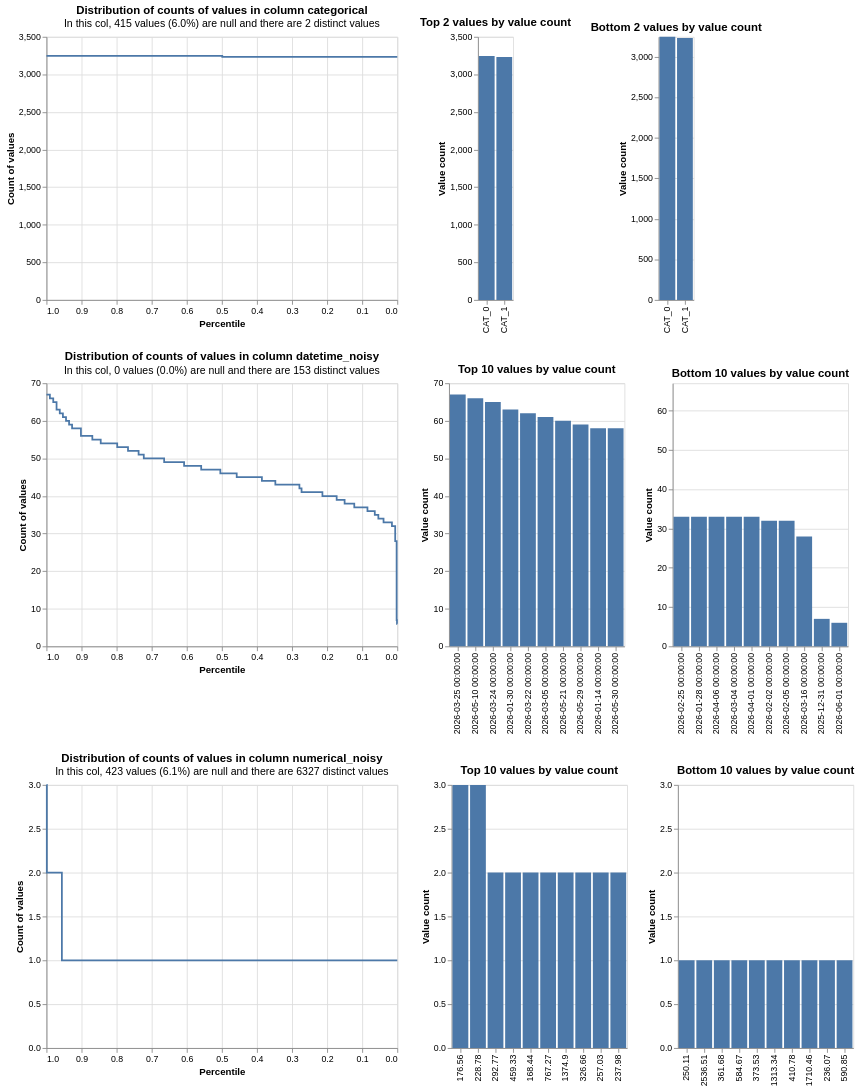

Write notebook code for a chart like this one.
### Code cell
from splink.exploratory import profile_columns

db_api = build_api_with_con(MEM_LIMIT, TEMP_DIR)

profile_columns(
    [df1, df2],
    db_api=db_api,
    column_expressions=[
        "categorical",
        "datetime_noisy",
        "numerical_noisy",
    ],
)

### Figure 1 — Vega-Lite specification as saved in the notebook (floating-point values rounded to 4 significant figures)
{"config": {"view": {"continuousWidth": 400, "continuousHeight": 300}}, "vconcat": [{"hconcat": [{"mark": {"type": "line", "interpolate": "step-before"}, "data": {"values": [{"percentile_ex_nulls": 0.4989, "percentile_inc_nulls": 0.5291, "value_count": 3246, "group_name": "categorical", "total_non_null_rows": 6478, "total_rows_inc_nulls": 6893, "sum_tokens_in_value_count_group": 3246, "distinct_value_count": 2}, {"percentile_ex_nulls": 0.0, "percentile_inc_nulls": 0.06021, "value_count": 3232, "group_name": "categorical", "total_non_null_rows": 6478, "total_rows_inc_nulls": 6893, "sum_tokens_in_value_count_group": 3232, "distinct_value_count": 2}, {"percentile_ex_nulls": 1.0, "percentile_inc_nulls": 1.0, "value_count": 3246, "group_name": "categorical", "total_non_null_rows": 6478, "total_rows_inc_nulls": 6893, "sum_tokens_in_value_count_group": 3246, "distinct_value_count": 2}]}, "encoding": {"tooltip": [{"field": "value_count", "type": "quantitative"}, {"field": "percentile_ex_nulls", "type": "quantitative"}, {"field": "percentile_inc_nulls", "type": "quantitative"}, {"field": "total_non_null_rows", "type": "quantitative"}, {"field": "total_rows_inc_nulls", "type": "quantitative"}], "x": {"field": "percentile_ex_nulls", "sort": "descending", "title": "Percentile", "type": "quantitative"}, "y": {"field": "value_count", "title": "Count of values", "type": "quantitative"}}, "title": {"text": "Distribution of counts of values in column categorical", "subtitle": "In this col, 415 values (6.0%) are null and there are 2 distinct values"}}, {"mark": "bar", "data": {"values": [{"value_count": 3246, "group_name": "categorical", "value": "CAT_0", "total_non_null_rows": 6478, "total_rows_inc_nulls": 6893, "distinct_value_count": 2}, {"value_count": 3232, "group_name": "categorical", "value": "CAT_1", "total_non_null_rows": 6478, "total_rows_inc_nulls": 6893, "distinct_value_count": 2}]}, "encoding": {"tooltip": [{"field": "value", "type": "nominal"}, {"field": "value_count", "type": "quantitative"}, {"field": "total_non_null_rows", "type": "quantitative"}, {"field": "total_rows_inc_nulls", "type": "quantitative"}], "x": {"field": "value", "sort": "-y", "title": null, "type": "nominal"}, "y": {"field": "value_count", "title": "Value count", "type": "quantitative"}}, "title": "Top 2 values by value count"}, {"mark": "bar", "data": {"values": [{"value_count": 3232, "group_name": "categorical", "value": "CAT_1", "total_non_null_rows": 6478, "total_rows_inc_nulls": 6893, "distinct_value_count": 2}, {"value_count": 3246, "group_name": "categorical", "value": "CAT_0", "total_non_null_rows": 6478, "total_rows_inc_nulls": 6893, "distinct_value_count": 2}]}, "encoding": {"tooltip": [{"field": "value", "type": "nominal"}, {"field": "value_count", "type": "quantitative"}, {"field": "total_non_null_rows", "type": "quantitative"}, {"field": "total_rows_inc_nulls", "type": "quantitative"}], "x": {"field": "value", "sort": "-y", "title": null, "type": "nominal"}, "y": {"field": "value_count", "scale": {"domain": [0, 3246]}, "title": "Value count", "type": "quantitative"}}, "title": "Bottom 2 values by value count"}]}, {"hconcat": [{"mark": {"type": "line", "interpolate": "step-before"}, "data": {"values": [{"percentile_ex_nulls": 0.9903, "percentile_inc_nulls": 0.9903, "value_count": 67, "group_name": "datetime_noisy", "total_non_null_rows": 6893, "total_rows_inc_nulls": 6893, "sum_tokens_in_value_count_group": 67, "distinct_value_count": 153}, {"percentile_ex_nulls": 0.9807, "percentile_inc_nulls": 0.9807, "value_count": 66, "group_name": "datetime_noisy", "total_non_null_rows": 6893, "total_rows_inc_nulls": 6893, "sum_tokens_in_value_count_group": 66, "distinct_value_count": 153}, {"percentile_ex_nulls": 0.9713, "percentile_inc_nulls": 0.9713, "value_count": 65, "group_name": "datetime_noisy", "total_non_null_rows": 6893, "total_rows_inc_nulls": 6893, "sum_tokens_in_value_count_group": 65, "distinct_value_count": 153}, {"percentile_ex_nulls": 0.9621, "percentile_inc_nulls": 0.9621, "value_count": 63, "group_name": "datetime_noisy", "total_non_null_rows": 6893, "total_rows_inc_nulls": 6893, "sum_tokens_in_value_count_group": 63, "distinct_value_count": 153}, {"percentile_ex_nulls": 0.9531, "percentile_inc_nulls": 0.9531, "value_count": 62, "group_name": "datetime_noisy", "total_non_null_rows": 6893, "total_rows_inc_nulls": 6893, "sum_tokens_in_value_count_group": 62, "distinct_value_count": 153}, {"percentile_ex_nulls": 0.9443, "percentile_inc_nulls": 0.9443, "value_count": 61, "group_name": "datetime_noisy", "total_non_null_rows": 6893, "total_rows_inc_nulls": 6893, "sum_tokens_in_value_count_group": 61, "distinct_value_count": 153}, {"percentile_ex_nulls": 0.9356, "percentile_inc_nulls": 0.9356, "value_count": 60, "group_name": "datetime_noisy", "total_non_null_rows": 6893, "total_rows_inc_nulls": 6893, "sum_tokens_in_value_count_group": 60, "distinct_value_count": 153}, {"percentile_ex_nulls": 0.927, "percentile_inc_nulls": 0.927, "value_count": 59, "group_name": "datetime_noisy", "total_non_null_rows": 6893, "total_rows_inc_nulls": 6893, "sum_tokens_in_value_count_group": 59, "distinct_value_count": 153}, {"percentile_ex_nulls": 0.9018, "percentile_inc_nulls": 0.9018, "value_count": 58, "group_name": "datetime_noisy", "total_non_null_rows": 6893, "total_rows_inc_nulls": 6893, "sum_tokens_in_value_count_group": 174, "distinct_value_count": 153}, {"percentile_ex_nulls": 0.8693, "percentile_inc_nulls": 0.8693, "value_count": 56, "group_name": "datetime_noisy", "total_non_null_rows": 6893, "total_rows_inc_nulls": 6893, "sum_tokens_in_value_count_group": 224, "distinct_value_count": 153}, {"percentile_ex_nulls": 0.8454, "percentile_inc_nulls": 0.8454, "value_count": 55, "group_name": "datetime_noisy", "total_non_null_rows": 6893, "total_rows_inc_nulls": 6893, "sum_tokens_in_value_count_group": 165, "distinct_value_count": 153}, {"percentile_ex_nulls": 0.7983, "percentile_inc_nulls": 0.7983, "value_count": 54, "group_name": "datetime_noisy", "total_non_null_rows": 6893, "total_rows_inc_nulls": 6893, "sum_tokens_in_value_count_group": 324, "distinct_value_count": 153}, {"percentile_ex_nulls": 0.7676, "percentile_inc_nulls": 0.7676, "value_count": 53, "group_name": "datetime_noisy", "total_non_null_rows": 6893, "total_rows_inc_nulls": 6893, "sum_tokens_in_value_count_group": 212, "distinct_value_count": 153}, {"percentile_ex_nulls": 0.7374, "percentile_inc_nulls": 0.7374, "value_count": 52, "group_name": "datetime_noisy", "total_non_null_rows": 6893, "total_rows_inc_nulls": 6893, "sum_tokens_in_value_count_group": 208, "distinct_value_count": 153}, {"percentile_ex_nulls": 0.7226, "percentile_inc_nulls": 0.7226, "value_count": 51, "group_name": "datetime_noisy", "total_non_null_rows": 6893, "total_rows_inc_nulls": 6893, "sum_tokens_in_value_count_group": 102, "distinct_value_count": 153}, {"percentile_ex_nulls": 0.6646, "percentile_inc_nulls": 0.6646, "value_count": 50, "group_name": "datetime_noisy", "total_non_null_rows": 6893, "total_rows_inc_nulls": 6893, "sum_tokens_in_value_count_group": 400, "distinct_value_count": 153}, {"percentile_ex_nulls": 0.6077, "percentile_inc_nulls": 0.6077, "value_count": 49, "group_name": "datetime_noisy", "total_non_null_rows": 6893, "total_rows_inc_nulls": 6893, "sum_tokens_in_value_count_group": 392, "distinct_value_count": 153}, {"percentile_ex_nulls": 0.559, "percentile_inc_nulls": 0.559, "value_count": 48, "group_name": "datetime_noisy", "total_non_null_rows": 6893, "total_rows_inc_nulls": 6893, "sum_tokens_in_value_count_group": 336, "distinct_value_count": 153}, {"percentile_ex_nulls": 0.5044, "percentile_inc_nulls": 0.5044, "value_count": 47, "group_name": "datetime_noisy", "total_non_null_rows": 6893, "total_rows_inc_nulls": 6893, "sum_tokens_in_value_count_group": 376, "distinct_value_count": 153}, {"percentile_ex_nulls": 0.4577, "percentile_inc_nulls": 0.4577, "value_count": 46, "group_name": "datetime_noisy", "total_non_null_rows": 6893, "total_rows_inc_nulls": 6893, "sum_tokens_in_value_count_group": 322, "distinct_value_count": 153}, {"percentile_ex_nulls": 0.3859, "percentile_inc_nulls": 0.3859, "value_count": 45, "group_name": "datetime_noisy", "total_non_null_rows": 6893, "total_rows_inc_nulls": 6893, "sum_tokens_in_value_count_group": 495, "distinct_value_count": 153}, {"percentile_ex_nulls": 0.3476, "percentile_inc_nulls": 0.3476, "value_count": 44, "group_name": "datetime_noisy", "total_non_null_rows": 6893, "total_rows_inc_nulls": 6893, "sum_tokens_in_value_count_group": 264, "distinct_value_count": 153}, {"percentile_ex_nulls": 0.279, "percentile_inc_nulls": 0.279, "value_count": 43, "group_name": "datetime_noisy", "total_non_null_rows": 6893, "total_rows_inc_nulls": 6893, "sum_tokens_in_value_count_group": 473, "distinct_value_count": 153}, {"percentile_ex_nulls": 0.2729, "percentile_inc_nulls": 0.2729, "value_count": 42, "group_name": "datetime_noisy", "total_non_null_rows": 6893, "total_rows_inc_nulls": 6893, "sum_tokens_in_value_count_group": 42, "distinct_value_count": 153}, {"percentile_ex_nulls": 0.2134, "percentile_inc_nulls": 0.2134, "value_count": 41, "group_name": "datetime_noisy", "total_non_null_rows": 6893, "total_rows_inc_nulls": 6893, "sum_tokens_in_value_count_group": 410, "distinct_value_count": 153}, {"percentile_ex_nulls": 0.1728, "percentile_inc_nulls": 0.1728, "value_count": 40, "group_name": "datetime_noisy", "total_non_null_rows": 6893, "total_rows_inc_nulls": 6893, "sum_tokens_in_value_count_group": 280, "distinct_value_count": 153}, {"percentile_ex_nulls": 0.1502, "percentile_inc_nulls": 0.1502, "value_count": 39, "group_name": "datetime_noisy", "total_non_null_rows": 6893, "total_rows_inc_nulls": 6893, "sum_tokens_in_value_count_group": 156, "distinct_value_count": 153}, {"percentile_ex_nulls": 0.1226, "percentile_inc_nulls": 0.1226, "value_count": 38, "group_name": "datetime_noisy", "total_non_null_rows": 6893, "total_rows_inc_nulls": 6893, "sum_tokens_in_value_count_group": 190, "distinct_value_count": 153}, {"percentile_ex_nulls": 0.08501, "percentile_inc_nulls": 0.08501, "value_count": 37, "group_name": "datetime_noisy", "total_non_null_rows": 6893, "total_rows_inc_nulls": 6893, "sum_tokens_in_value_count_group": 259, "distinct_value_count": 153}, {"percentile_ex_nulls": 0.06412, "percentile_inc_nulls": 0.06412, "value_count": 36, "group_name": "datetime_noisy", "total_non_null_rows": 6893, "total_rows_inc_nulls": 6893, "sum_tokens_in_value_count_group": 144, "distinct_value_count": 153}, {"percentile_ex_nulls": 0.05397, "percentile_inc_nulls": 0.05397, "value_count": 35, "group_name": "datetime_noisy", "total_non_null_rows": 6893, "total_rows_inc_nulls": 6893, "sum_tokens_in_value_count_group": 70, "distinct_value_count": 153}, {"percentile_ex_nulls": 0.03917, "percentile_inc_nulls": 0.03917, "value_count": 34, "group_name": "datetime_noisy", "total_non_null_rows": 6893, "total_rows_inc_nulls": 6893, "sum_tokens_in_value_count_group": 102, "distinct_value_count": 153}, {"percentile_ex_nulls": 0.01523, "percentile_inc_nulls": 0.01523, "value_count": 33, "group_name": "datetime_noisy", "total_non_null_rows": 6893, "total_rows_inc_nulls": 6893, "sum_tokens_in_value_count_group": 165, "distinct_value_count": 153}, {"percentile_ex_nulls": 0.005948, "percentile_inc_nulls": 0.005948, "value_count": 32, "group_name": "datetime_noisy", "total_non_null_rows": 6893, "total_rows_inc_nulls": 6893, "sum_tokens_in_value_count_group": 64, "distinct_value_count": 153}, {"percentile_ex_nulls": 0.001886, "percentile_inc_nulls": 0.001886, "value_count": 28, "group_name": "datetime_noisy", "total_non_null_rows": 6893, "total_rows_inc_nulls": 6893, "sum_tokens_in_value_count_group": 28, "distinct_value_count": 153}, {"percentile_ex_nulls": 0.0008705, "percentile_inc_nulls": 0.0008705, "value_count": 7, "group_name": "datetime_noisy", "total_non_null_rows": 6893, "total_rows_inc_nulls": 6893, "sum_tokens_in_value_count_group": 7, "distinct_value_count": 153}, {"percentile_ex_nulls": 0.0, "percentile_inc_nulls": 0.0, "value_count": 6, "group_name": "datetime_noisy", "total_non_null_rows": 6893, "total_rows_inc_nulls": 6893, "sum_tokens_in_value_count_group": 6, "distinct_value_count": 153}, {"percentile_ex_nulls": 1.0, "percentile_inc_nulls": 1.0, "value_count": 67, "group_name": "datetime_noisy", "total_non_null_rows": 6893, "total_rows_inc_nulls": 6893, "sum_tokens_in_value_count_group": 67, "distinct_value_count": 153}]}, "encoding": {"tooltip": [{"field": "value_count", "type": "quantitative"}, {"field": "percentile_ex_nulls", "type": "quantitative"}, {"field": "percentile_inc_nulls", "type": "quantitative"}, {"field": "total_non_null_rows", "type": "quantitative"}, {"field": "total_rows_inc_nulls", "type": "quantitative"}], "x": {"field": "percentile_ex_nulls", "sort": "descending", "title": "Percentile", "type": "quantitative"}, "y": {"field": "value_count", "title": "Count of values", "type": "quantitative"}}, "title": {"text": "Distribution of counts of values in column datetime_noisy", "subtitle": "In this col, 0 values (0.0%) are null and there are 153 distinct values"}}, {"mark": "bar", "data": {"values": [{"value_count": 67, "group_name": "datetime_noisy", "value": "2026-03-25 00:00:00", "total_non_null_rows": 6893, "total_rows_inc_nulls": 6893, "distinct_value_count": 153}, {"value_count": 66, "group_name": "datetime_noisy", "value": "2026-05-10 00:00:00", "total_non_null_rows": 6893, "total_rows_inc_nulls": 6893, "distinct_value_count": 153}, {"value_count": 65, "group_name": "datetime_noisy", "value": "2026-03-24 00:00:00", "total_non_null_rows": 6893, "total_rows_inc_nulls": 6893, "distinct_value_count": 153}, {"value_count": 63, "group_name": "datetime_noisy", "value": "2026-01-30 00:00:00", "total_non_null_rows": 6893, "total_rows_inc_nulls": 6893, "distinct_value_count": 153}, {"value_count": 62, "group_name": "datetime_noisy", "value": "2026-03-22 00:00:00", "total_non_null_rows": 6893, "total_rows_inc_nulls": 6893, "distinct_value_count": 153}, {"value_count": 61, "group_name": "datetime_noisy", "value": "2026-03-05 00:00:00", "total_non_null_rows": 6893, "total_rows_inc_nulls": 6893, "distinct_value_count": 153}, {"value_count": 60, "group_name": "datetime_noisy", "value": "2026-05-21 00:00:00", "total_non_null_rows": 6893, "total_rows_inc_nulls": 6893, "distinct_value_count": 153}, {"value_count": 59, "group_name": "datetime_noisy", "value": "2026-05-29 00:00:00", "total_non_null_rows": 6893, "total_rows_inc_nulls": 6893, "distinct_value_count": 153}, {"value_count": 58, "group_name": "datetime_noisy", "value": "2026-01-14 00:00:00", "total_non_null_rows": 6893, "total_rows_inc_nulls": 6893, "distinct_value_count": 153}, {"value_count": 58, "group_name": "datetime_noisy", "value": "2026-05-30 00:00:00", "total_non_null_rows": 6893, "total_rows_inc_nulls": 6893, "distinct_value_count": 153}]}, "encoding": {"tooltip": [{"field": "value", "type": "nominal"}, {"field": "value_count", "type": "quantitative"}, {"field": "total_non_null_rows", "type": "quantitative"}, {"field": "total_rows_inc_nulls", "type": "quantitative"}], "x": {"field": "value", "sort": "-y", "title": null, "type": "nominal"}, "y": {"field": "value_count", "title": "Value count", "type": "quantitative"}}, "title": "Top 10 values by value count"}, {"mark": "bar", "data": {"values": [{"value_count": 6, "group_name": "datetime_noisy", "value": "2026-06-01 00:00:00", "total_non_null_rows": 6893, "total_rows_inc_nulls": 6893, "distinct_value_count": 153}, {"value_count": 7, "group_name": "datetime_noisy", "value": "2025-12-31 00:00:00", "total_non_null_rows": 6893, "total_rows_inc_nulls": 6893, "distinct_value_count": 153}, {"value_count": 28, "group_name": "datetime_noisy", "value": "2026-03-16 00:00:00", "total_non_null_rows": 6893, "total_rows_inc_nulls": 6893, "distinct_value_count": 153}, {"value_count": 32, "group_name": "datetime_noisy", "value": "2026-02-02 00:00:00", "total_non_null_rows": 6893, "total_rows_inc_nulls": 6893, "distinct_value_count": 153}, {"value_count": 32, "group_name": "datetime_noisy", "value": "2026-02-05 00:00:00", "total_non_null_rows": 6893, "total_rows_inc_nulls": 6893, "distinct_value_count": 153}, {"value_count": 33, "group_name": "datetime_noisy", "value": "2026-02-25 00:00:00", "total_non_null_rows": 6893, "total_rows_inc_nulls": 6893, "distinct_value_count": 153}, {"value_count": 33, "group_name": "datetime_noisy", "value": "2026-01-28 00:00:00", "total_non_null_rows": 6893, "total_rows_inc_nulls": 6893, "distinct_value_count": 153}, {"value_count": 33, "group_name": "datetime_noisy", "value": "2026-04-06 00:00:00", "total_non_null_rows": 6893, "total_rows_inc_nulls": 6893, "distinct_value_count": 153}, {"value_count": 33, "group_name": "datetime_noisy", "value": "2026-03-04 00:00:00", "total_non_null_rows": 6893, "total_rows_inc_nulls": 6893, "distinct_value_count": 153}, {"value_count": 33, "group_name": "datetime_noisy", "value": "2026-04-01 00:00:00", "total_non_null_rows": 6893, "total_rows_inc_nulls": 6893, "distinct_value_count": 153}]}, "encoding": {"tooltip": [{"field": "value", "type": "nominal"}, {"field": "value_count", "type": "quantitative"}, {"field": "total_non_null_rows", "type": "quantitative"}, {"field": "total_rows_inc_nulls", "type": "quantitative"}], "x": {"field": "value", "sort": "-y", "title": null, "type": "nominal"}, "y": {"field": "value_count", "scale": {"domain": [0, 67]}, "title": "Value count", "type": "quantitative"}}, "title": "Bottom 10 values by value count"}]}, {"hconcat": [{"mark": {"type": "line", "interpolate": "step-before"}, "data": {"values": [{"percentile_ex_nulls": 0.9991, "percentile_inc_nulls": 0.9991, "value_count": 3, "group_name": "numerical_noisy", "total_non_null_rows": 6470, "total_rows_inc_nulls": 6893, "sum_tokens_in_value_count_group": 6, "distinct_value_count": 6327}, {"percentile_ex_nulls": 0.9561, "percentile_inc_nulls": 0.9588, "value_count": 2, "group_name": "numerical_noisy", "total_non_null_rows": 6470, "total_rows_inc_nulls": 6893, "sum_tokens_in_value_count_group": 278, "distinct_value_count": 6327}, {"percentile_ex_nulls": 0.0, "percentile_inc_nulls": 0.06137, "value_count": 1, "group_name": "numerical_noisy", "total_non_null_rows": 6470, "total_rows_inc_nulls": 6893, "sum_tokens_in_value_count_group": 6186, "distinct_value_count": 6327}, {"percentile_ex_nulls": 1.0, "percentile_inc_nulls": 1.0, "value_count": 3, "group_name": "numerical_noisy", "total_non_null_rows": 6470, "total_rows_inc_nulls": 6893, "sum_tokens_in_value_count_group": 6, "distinct_value_count": 6327}]}, "encoding": {"tooltip": [{"field": "value_count", "type": "quantitative"}, {"field": "percentile_ex_nulls", "type": "quantitative"}, {"field": "percentile_inc_nulls", "type": "quantitative"}, {"field": "total_non_null_rows", "type": "quantitative"}, {"field": "total_rows_inc_nulls", "type": "quantitative"}], "x": {"field": "percentile_ex_nulls", "sort": "descending", "title": "Percentile", "type": "quantitative"}, "y": {"field": "value_count", "title": "Count of values", "type": "quantitative"}}, "title": {"text": "Distribution of counts of values in column numerical_noisy", "subtitle": "In this col, 423 values (6.1%) are null and there are 6327 distinct values"}}, {"mark": "bar", "data": {"values": [{"value_count": 3, "group_name": "numerical_noisy", "value": "176.56", "total_non_null_rows": 6470, "total_rows_inc_nulls": 6893, "distinct_value_count": 6327}, {"value_count": 3, "group_name": "numerical_noisy", "value": "228.78", "total_non_null_rows": 6470, "total_rows_inc_nulls": 6893, "distinct_value_count": 6327}, {"value_count": 2, "group_name": "numerical_noisy", "value": "292.77", "total_non_null_rows": 6470, "total_rows_inc_nulls": 6893, "distinct_value_count": 6327}, {"value_count": 2, "group_name": "numerical_noisy", "value": "459.33", "total_non_null_rows": 6470, "total_rows_inc_nulls": 6893, "distinct_value_count": 6327}, {"value_count": 2, "group_name": "numerical_noisy", "value": "168.44", "total_non_null_rows": 6470, "total_rows_inc_nulls": 6893, "distinct_value_count": 6327}, {"value_count": 2, "group_name": "numerical_noisy", "value": "767.27", "total_non_null_rows": 6470, "total_rows_inc_nulls": 6893, "distinct_value_count": 6327}, {"value_count": 2, "group_name": "numerical_noisy", "value": "1374.9", "total_non_null_rows": 6470, "total_rows_inc_nulls": 6893, "distinct_value_count": 6327}, {"value_count": 2, "group_name": "numerical_noisy", "value": "326.66", "total_non_null_rows": 6470, "total_rows_inc_nulls": 6893, "distinct_value_count": 6327}, {"value_count": 2, "group_name": "numerical_noisy", "value": "257.03", "total_non_null_rows": 6470, "total_rows_inc_nulls": 6893, "distinct_value_count": 6327}, {"value_count": 2, "group_name": "numerical_noisy", "value": "237.98", "total_non_null_rows": 6470, "total_rows_inc_nulls": 6893, "distinct_value_count": 6327}]}, "encoding": {"tooltip": [{"field": "value", "type": "nominal"}, {"field": "value_count", "type": "quantitative"}, {"field": "total_non_null_rows", "type": "quantitative"}, {"field": "total_rows_inc_nulls", "type": "quantitative"}], "x": {"field": "value", "sort": "-y", "title": null, "type": "nominal"}, "y": {"field": "value_count", "title": "Value count", "type": "quantitative"}}, "title": "Top 10 values by value count"}, {"mark": "bar", "data": {"values": [{"value_count": 1, "group_name": "numerical_noisy", "value": "250.11", "total_non_null_rows": 6470, "total_rows_inc_nulls": 6893, "distinct_value_count": 6327}, {"value_count": 1, "group_name": "numerical_noisy", "value": "2536.51", "total_non_null_rows": 6470, "total_rows_inc_nulls": 6893, "distinct_value_count": 6327}, {"value_count": 1, "group_name": "numerical_noisy", "value": "361.68", "total_non_null_rows": 6470, "total_rows_inc_nulls": 6893, "distinct_value_count": 6327}, {"value_count": 1, "group_name": "numerical_noisy", "value": "584.67", "total_non_null_rows": 6470, "total_rows_inc_nulls": 6893, "distinct_value_count": 6327}, {"value_count": 1, "group_name": "numerical_noisy", "value": "373.53", "total_non_null_rows": 6470, "total_rows_inc_nulls": 6893, "distinct_value_count": 6327}, {"value_count": 1, "group_name": "numerical_noisy", "value": "1313.34", "total_non_null_rows": 6470, "total_rows_inc_nulls": 6893, "distinct_value_count": 6327}, {"value_count": 1, "group_name": "numerical_noisy", "value": "410.78", "total_non_null_rows": 6470, "total_rows_inc_nulls": 6893, "distinct_value_count": 6327}, {"value_count": 1, "group_name": "numerical_noisy", "value": "1710.46", "total_non_null_rows": 6470, "total_rows_inc_nulls": 6893, "distinct_value_count": 6327}, {"value_count": 1, "group_name": "numerical_noisy", "value": "236.07", "total_non_null_rows": 6470, "total_rows_inc_nulls": 6893, "distinct_value_count": 6327}, {"value_count": 1, "group_name": "numerical_noisy", "value": "590.85", "total_non_null_rows": 6470, "total_rows_inc_nulls": 6893, "distinct_value_count": 6327}]}, "encoding": {"tooltip": [{"field": "value", "type": "nominal"}, {"field": "value_count", "type": "quantitative"}, {"field": "total_non_null_rows", "type": "quantitative"}, {"field": "total_rows_inc_nulls", "type": "quantitative"}], "x": {"field": "value", "sort": "-y", "title": null, "type": "nominal"}, "y": {"field": "value_count", "scale": {"domain": [0, 3]}, "title": "Value count", "type": "quantitative"}}, "title": "Bottom 10 values by value count"}]}], "$schema": "https://vega.github.io/schema/vega-lite/v5.9.3.json"}
